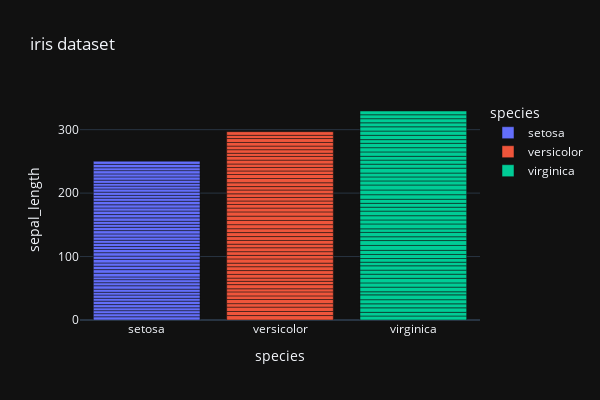

Source (notebook cell):
### Code cell
px.bar(df,x='species',y='sepal_length',color='species',title='iris dataset',
       labels={'species:Catagory','sepal_length'},height=400,width=600,template='plotly_dark')

### Figure 1 — Plotly figure (JSON) as saved in the notebook; plotly's stock layout.template omitted (floating-point values rounded to 4 significant figures)
{"data": [{"alignmentgroup": "True", "hovertemplate": "species=%{x}<br>sepal_length=%{y}<extra></extra>", "legendgroup": "setosa", "marker": {"color": "#636efa", "pattern": {"shape": ""}}, "name": "setosa", "offsetgroup": "setosa", "orientation": "v", "showlegend": true, "textposition": "auto", "type": "bar", "x": ["setosa", "setosa", "setosa", "setosa", "setosa", "setosa", "setosa", "setosa", "setosa", "setosa", "setosa", "setosa", "setosa", "setosa", "setosa", "setosa", "setosa", "setosa", "setosa", "setosa", "setosa", "setosa", "setosa", "setosa", "setosa", "setosa", "setosa", "setosa", "setosa", "setosa", "setosa", "setosa", "setosa", "setosa", "setosa", "setosa", "setosa", "setosa", "setosa", "setosa", "setosa", "setosa", "setosa", "setosa", "setosa", "setosa", "setosa", "setosa", "setosa", "setosa"], "xaxis": "x", "y": [5.1, 4.9, 4.7, 4.6, 5, 5.4, 4.6, 5, 4.4, 4.9, 5.4, 4.8, 4.8, 4.3, 5.8, 5.7, 5.4, 5.1, 5.7, 5.1, 5.4, 5.1, 4.6, 5.1, 4.8, 5, 5, 5.2, 5.2, 4.7, 4.8, 5.4, 5.2, 5.5, 4.9, 5, 5.5, 4.9, 4.4, 5.1, 5, 4.5, 4.4, 5, 5.1, 4.8, 5.1, 4.6, 5.3, 5], "yaxis": "y"}, {"alignmentgroup": "True", "hovertemplate": "species=%{x}<br>sepal_length=%{y}<extra></extra>", "legendgroup": "versicolor", "marker": {"color": "#EF553B", "pattern": {"shape": ""}}, "name": "versicolor", "offsetgroup": "versicolor", "orientation": "v", "showlegend": true, "textposition": "auto", "type": "bar", "x": ["versicolor", "versicolor", "versicolor", "versicolor", "versicolor", "versicolor", "versicolor", "versicolor", "versicolor", "versicolor", "versicolor", "versicolor", "versicolor", "versicolor", "versicolor", "versicolor", "versicolor", "versicolor", "versicolor", "versicolor", "versicolor", "versicolor", "versicolor", "versicolor", "versicolor", "versicolor", "versicolor", "versicolor", "versicolor", "versicolor", "versicolor", "versicolor", "versicolor", "versicolor", "versicolor", "versicolor", "versicolor", "versicolor", "versicolor", "versicolor", "versicolor", "versicolor", "versicolor", "versicolor", "versicolor", "versicolor", "versicolor", "versicolor", "versicolor", "versicolor"], "xaxis": "x", "y": [7, 6.4, 6.9, 5.5, 6.5, 5.7, 6.3, 4.9, 6.6, 5.2, 5, 5.9, 6, 6.1, 5.6, 6.7, 5.6, 5.8, 6.2, 5.6, 5.9, 6.1, 6.3, 6.1, 6.4, 6.6, 6.8, 6.7, 6, 5.7, 5.5, 5.5, 5.8, 6, 5.4, 6, 6.7, 6.3, 5.6, 5.5, 5.5, 6.1, 5.8, 5, 5.6, 5.7, 5.7, 6.2, 5.1, 5.7], "yaxis": "y"}, {"alignmentgroup": "True", "hovertemplate": "species=%{x}<br>sepal_length=%{y}<extra></extra>", "legendgroup": "virginica", "marker": {"color": "#00cc96", "pattern": {"shape": ""}}, "name": "virginica", "offsetgroup": "virginica", "orientation": "v", "showlegend": true, "textposition": "auto", "type": "bar", "x": ["virginica", "virginica", "virginica", "virginica", "virginica", "virginica", "virginica", "virginica", "virginica", "virginica", "virginica", "virginica", "virginica", "virginica", "virginica", "virginica", "virginica", "virginica", "virginica", "virginica", "virginica", "virginica", "virginica", "virginica", "virginica", "virginica", "virginica", "virginica", "virginica", "virginica", "virginica", "virginica", "virginica", "virginica", "virginica", "virginica", "virginica", "virginica", "virginica", "virginica", "virginica", "virginica", "virginica", "virginica", "virginica", "virginica", "virginica", "virginica", "virginica", "virginica"], "xaxis": "x", "y": [6.3, 5.8, 7.1, 6.3, 6.5, 7.6, 4.9, 7.3, 6.7, 7.2, 6.5, 6.4, 6.8, 5.7, 5.8, 6.4, 6.5, 7.7, 7.7, 6, 6.9, 5.6, 7.7, 6.3, 6.7, 7.2, 6.2, 6.1, 6.4, 7.2, 7.4, 7.9, 6.4, 6.3, 6.1, 7.7, 6.3, 6.4, 6, 6.9, 6.7, 6.9, 5.8, 6.8, 6.7, 6.7, 6.3, 6.5, 6.2, 5.9], "yaxis": "y"}], "layout": {"barmode": "relative", "height": 400, "legend": {"title": {"text": "species"}, "tracegroupgap": 0}, "title": {"text": "iris dataset"}, "width": 600, "xaxis": {"anchor": "y", "categoryarray": ["setosa", "versicolor", "virginica"], "categoryorder": "array", "domain": [0, 1], "title": {"text": "species"}}, "yaxis": {"anchor": "x", "domain": [0, 1], "title": {"text": "sepal_length"}}}}
